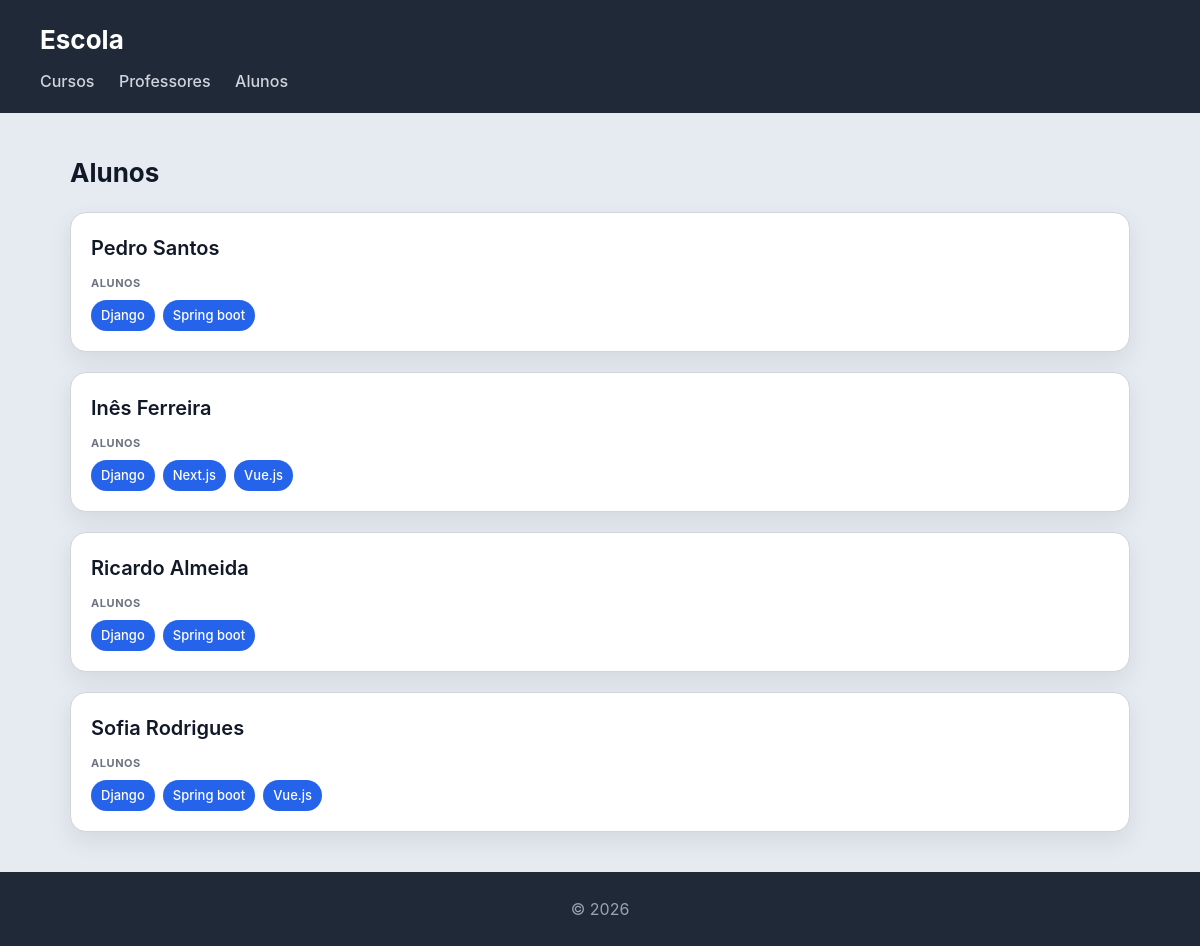
The page /escola/alunos/ on the database its author committed.
### escola/models.py (models this page shows, shortened)
class Aluno(models.Model):
    nome = models.CharField(max_length=100)
    numero = models.CharField(max_length=20, unique=True)

class Curso(models.Model):
    nome = models.CharField(max_length=100)
    imagem = models.ImageField(upload_to='cursos/')
    professor = models.ForeignKey(Professor, on_delete=models.CASCADE, related_name='cursos')
    alunos = models.ManyToManyField(Aluno, related_name='cursos')

### escola/views.py (the view)
# urls.py: path('escola/', views.alunos_view, name='alunos'),
def alunos_view(request):
    alunos = Aluno.objects \
                .prefetch_related('cursos') \
                .all()
    return render(request, 'escola/alunos.html', {'alunos': alunos})

### escola/templates/escola/alunos.html
{% extends "escola/base.html" %}
{% block content %}
<h2>Alunos</h2>
<section>
    {% for aluno in alunos %}
    <article>
        <header>
            <h3>{{ aluno.nome }}</h3>
        </header>
        <section>
            <h4>Alunos</h4>
            <ul>
                {% for curso in aluno.cursos.all %}
                    <li>{{ curso.nome }}</li>
                {% empty %}
                    <li>Sem alunos inscritos</li>
                {% endfor %}
            </ul>
        </section>
    </article>
    {% endfor %}
</section>
{% endblock %}

### escola/static/escola/styles.css (style rules this page uses)
* { box-sizing: border-box; margin: 0; padding: 0; }
body { font-family: "Inter", "Segoe UI", system-ui, -apple-system, sans-serif; background: #e6ebf2; color: #111827; line-height: 1.5; }
h2 { margin-bottom: 20px; font-size: 26px; }
section > article { background: white; padding: 20px; border-radius: 16px; border: 1px solid #d1d5db; box-shadow: 0 10px 25px rgba(0,0,0,0.08); transition: all 0.25s ease; margin-bottom: 20px; }
article > header { margin-bottom: 12px; }
article > header > h3 { font-size: 20px; font-weight: 600; margin-bottom: 4px; }
article > section { margin-top: 10px; }
article > section > h4 { font-size: 11px; text-transform: uppercase; color: #6b7280; margin-bottom: 8px; letter-spacing: 0.05em; }
article > section > ul { list-style: none; display: flex; flex-wrap: wrap; gap: 8px; }
article > section > ul > li { background: #2563eb; color: white; padding: 6px 10px; border-radius: 999px; font-size: 13px; font-weight: 500; }

### rows shown on the page
Aluno: nome "Pedro Santos"
Curso: nome "Django"
Curso: nome "Spring boot"
Aluno: nome "Inês Ferreira"
Curso: nome "Next.js"
Curso: nome "Vue.js"
Aluno: nome "Ricardo Almeida"
Aluno: nome "Sofia Rodrigues"
